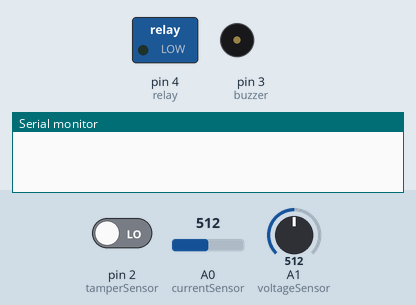
The sketch below on a simulated Arduino Uno, built with avr-gcc and run on an emulated ATmega328P. Parts: switched loads named in the sketch (green lamp = pin HIGH), buzzer (waves = sounding, pin HIGH), the last lines printed to the serial monitor. Inputs (shaded band) come from the test bench; at power-on: pin 2 (tamperSensor) LOW, A0 (currentSensor) = 512, A1 (voltageSensor) = 512. WiFi joins after 1.5 s; servers stay silent unless stated.

Above: at 3.0 s.
3.1 s: pin 2 (tamperSensor) driven HIGH
At 4.1 s:
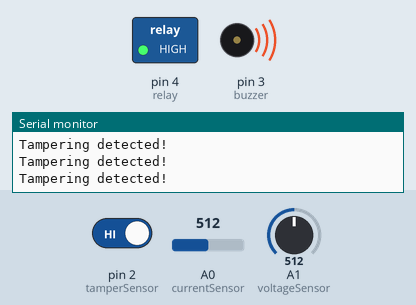
4.6 s: pin 2 (tamperSensor) driven LOW
At 5.5 s:
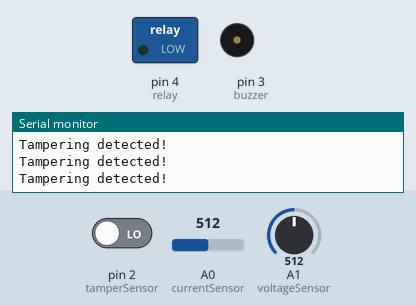
Timing chart, 0 to 7.6 s (numbered marks = the images above; inputs shaded):
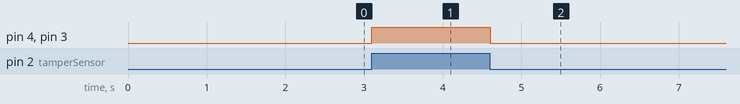

The sketch:

Power_theft_controller.ino
```cpp
#define BLYNK_TEMPLATE_ID "Provide template here"
#define BLYNK_TEMPLATE_NAME "IOTpower"
#define BLYNK_AUTH_TOKEN "Provide Auth Token Here"

#include <BlynkSimpleStream.h> // Blynk library for Serial communication
// Blynk Auth Token
char auth[] = "BLYNK_AUTH_TOKEN";

// Pin definitions
int tamperSensor = 2;      // Tamper sensor input pin
int buzzer = 3;            // Buzzer pin
int relay = 4;             // Relay control pin
int currentSensor = A0;    // Current sensor analog input pin
int voltageSensor = A1;    // Voltage sensor analog input pin

// Variables for measurements
float voltage = 0.0;       // Variable to store voltage value
float current = 0.0;       // Variable to store current value

// Calibration constants (update based on your sensors)
const float currentSensorSensitivity = 0.185;  // For ACS712-5A: 185mV/A
const float voltageSensorMultiplier = 5.0;     // Voltage divider ratio

// Center voltage for current sensor (for ACS712, typically 2.5V at 0A)
const float centerVoltage = 2.5;

// Blynk virtual pin mappings
#define VIRTUAL_PIN_RELAY V0
#define VIRTUAL_PIN_VOLTAGE V1
#define VIRTUAL_PIN_CURRENT V2

void setup() {
  // Initialize Serial communication (for COMPIM and Blynk)
  Serial.begin(9600);
  Blynk.begin(Serial, auth);

  // Pin mode setup
  pinMode(tamperSensor, INPUT);    // Set tamper sensor pin as input
  pinMode(buzzer, OUTPUT);         // Set buzzer pin as output
  pinMode(relay, OUTPUT);          // Set relay pin as output

  // Ensure relay and buzzer are off initially
  digitalWrite(relay, LOW);
  digitalWrite(buzzer, LOW);
}

void loop() {
  // Read voltage and current
  voltage = analogRead(voltageSensor) * (5.0 / 1023.0) * voltageSensorMultiplier;
  float rawCurrent = analogRead(currentSensor) * (5.0 / 1023.0);
  current = (rawCurrent - centerVoltage) / currentSensorSensitivity;

  // Update Blynk virtual pins
  Blynk.virtualWrite(VIRTUAL_PIN_VOLTAGE, voltage);  // Send voltage to Blynk app
  Blynk.virtualWrite(VIRTUAL_PIN_CURRENT, current);  // Send current to Blynk app

  // Check for tampering
  if (digitalRead(tamperSensor) == HIGH) {
    Serial.println("Tampering detected!");

    // Activate relay to disconnect power and turn on the buzzer
    digitalWrite(relay, HIGH);    // Trigger relay
    digitalWrite(buzzer, HIGH);   // Turn on buzzer
  } else {
    // Ensure relay and buzzer are off when no tampering
    digitalWrite(relay, LOW);
    digitalWrite(buzzer, LOW);
  }

  // Allow Blynk to handle app interactions
  Blynk.run();
}

// Blynk app relay control (V0)
BLYNK_WRITE(VIRTUAL_PIN_RELAY) {
  int relayState = param.asInt(); // Get relay state from Blynk app
  digitalWrite(relay, relayState); // Set relay based on app input
}
```

Measured:
- after the input at 3.1 s, pin 4 (relay), pin 3 (buzzer): LOW → HIGH at once
- after the input at 4.6 s, pin 4 (relay), pin 3 (buzzer): HIGH → LOW at once
